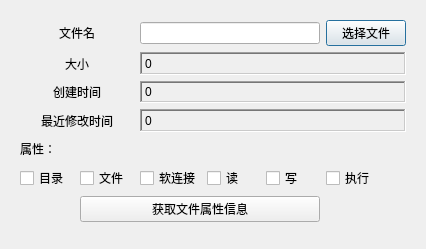
<?xml version="1.0" encoding="UTF-8"?>
<ui version="4.0">
 <class>fileAttribute</class>
 <widget class="QDialog" name="fileAttribute">
  <property name="geometry">
   <rect>
    <x>0</x>
    <y>0</y>
    <width>426</width>
    <height>249</height>
   </rect>
  </property>
  <property name="windowTitle">
   <string>fileAttribute</string>
  </property>
  <widget class="QWidget" name="gridLayoutWidget">
   <property name="geometry">
    <rect>
     <x>9</x>
     <y>9</y>
     <width>408</width>
     <height>224</height>
    </rect>
   </property>
   <layout class="QGridLayout" name="gridLayout" columnstretch="0,0,0,0,0,0,0">
    <item row="0" column="2" colspan="3">
     <widget class="QLineEdit" name="lineEditFilename"/>
    </item>
    <item row="2" column="0" colspan="2" alignment="Qt::AlignHCenter">
     <widget class="QLabel" name="label_4">
      <property name="text">
       <string>创建时间</string>
      </property>
     </widget>
    </item>
    <item row="0" column="5">
     <widget class="QPushButton" name="btnFile">
      <property name="text">
       <string>选择文件</string>
      </property>
     </widget>
    </item>
    <item row="5" column="3">
     <widget class="QCheckBox" name="checkBoxRead">
      <property name="text">
       <string>读</string>
      </property>
     </widget>
    </item>
    <item row="5" column="2">
     <widget class="QCheckBox" name="checkBoxLink">
      <property name="text">
       <string>软连接</string>
      </property>
     </widget>
    </item>
    <item row="5" column="4">
     <widget class="QCheckBox" name="checkBoxWrite">
      <property name="text">
       <string>写</string>
      </property>
     </widget>
    </item>
    <item row="3" column="0" colspan="2" alignment="Qt::AlignHCenter">
     <widget class="QLabel" name="label_6">
      <property name="text">
       <string>最近修改时间</string>
      </property>
     </widget>
    </item>
    <item row="6" column="1" colspan="4">
     <widget class="QPushButton" name="btnGetFileAttr">
      <property name="text">
       <string>获取文件属性信息</string>
      </property>
     </widget>
    </item>
    <item row="5" column="1">
     <widget class="QCheckBox" name="checkBoxFile">
      <property name="text">
       <string>文件</string>
      </property>
     </widget>
    </item>
    <item row="5" column="0">
     <widget class="QCheckBox" name="checkBoxDir">
      <property name="text">
       <string>目录</string>
      </property>
     </widget>
    </item>
    <item row="4" column="0" colspan="6">
     <widget class="QLabel" name="label_8">
      <property name="text">
       <string>属性：</string>
      </property>
     </widget>
    </item>
    <item row="0" column="0" colspan="2" alignment="Qt::AlignHCenter">
     <widget class="QLabel" name="label">
      <property name="text">
       <string>文件名</string>
      </property>
     </widget>
    </item>
    <item row="1" column="0" colspan="2" alignment="Qt::AlignHCenter">
     <widget class="QLabel" name="label_2">
      <property name="text">
       <string>大小</string>
      </property>
     </widget>
    </item>
    <item row="5" column="5">
     <widget class="QCheckBox" name="checkBoxExec">
      <property name="text">
       <string>执行</string>
      </property>
     </widget>
    </item>
    <item row="2" column="2" colspan="4">
     <widget class="QLabel" name="labelCreate">
      <property name="frameShape">
       <enum>QFrame::WinPanel</enum>
      </property>
      <property name="frameShadow">
       <enum>QFrame::Sunken</enum>
      </property>
      <property name="lineWidth">
       <number>20</number>
      </property>
      <property name="text">
       <string>0</string>
      </property>
     </widget>
    </item>
    <item row="1" column="2" colspan="4">
     <widget class="QLabel" name="labelSize">
      <property name="frameShape">
       <enum>QFrame::WinPanel</enum>
      </property>
      <property name="frameShadow">
       <enum>QFrame::Sunken</enum>
      </property>
      <property name="lineWidth">
       <number>20</number>
      </property>
      <property name="text">
       <string>0</string>
      </property>
     </widget>
    </item>
    <item row="3" column="2" colspan="4">
     <widget class="QLabel" name="labelModify">
      <property name="frameShape">
       <enum>QFrame::WinPanel</enum>
      </property>
      <property name="frameShadow">
       <enum>QFrame::Sunken</enum>
      </property>
      <property name="lineWidth">
       <number>20</number>
      </property>
      <property name="text">
       <string>0</string>
      </property>
     </widget>
    </item>
   </layout>
  </widget>
 </widget>
 <layoutdefault spacing="6" margin="11"/>
 <resources/>
 <connections/>
</ui>
